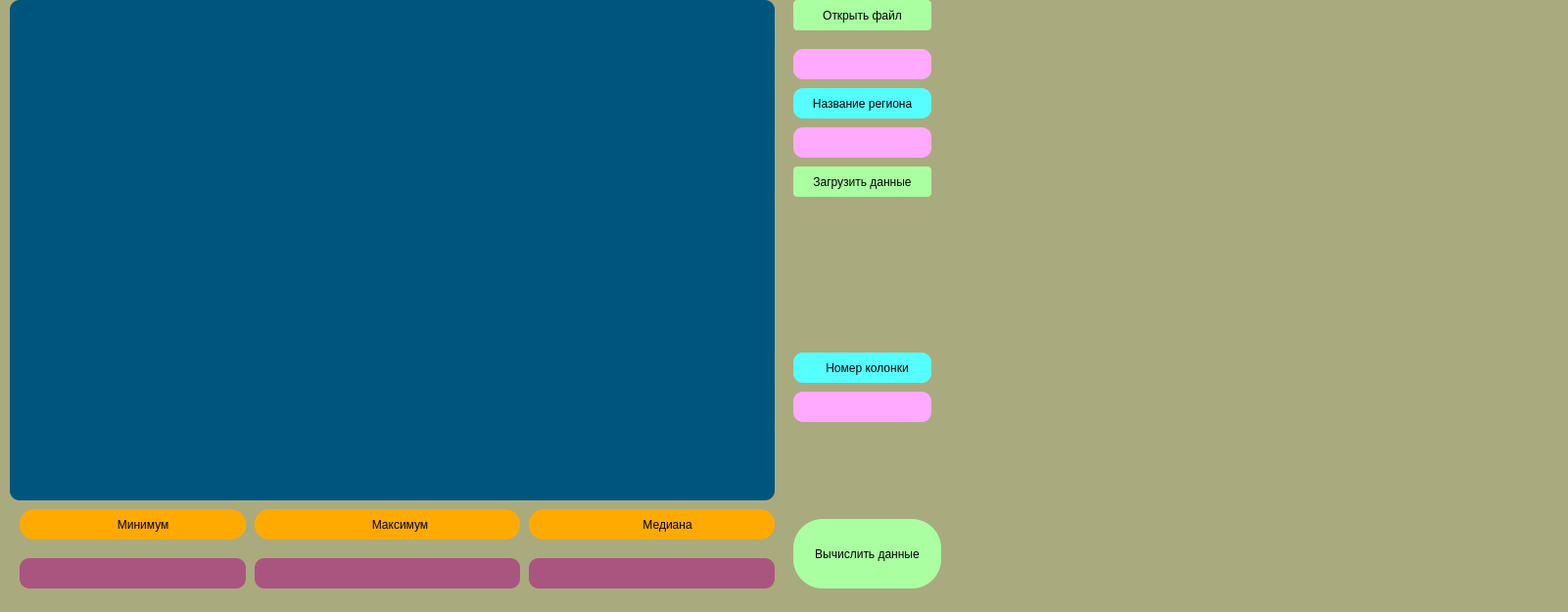
<?xml version="1.0" encoding="UTF-8"?>
<ui version="4.0">
 <class>MainWindow</class>
 <widget class="QMainWindow" name="MainWindow">
  <property name="geometry">
   <rect>
    <x>0</x>
    <y>0</y>
    <width>1601</width>
    <height>625</height>
   </rect>
  </property>
  <property name="windowTitle">
   <string>MainWindow</string>
  </property>
  <property name="styleSheet">
   <string notr="true">background-color: rgb(170, 170, 127);
</string>
  </property>
  <widget class="QWidget" name="centralwidget">
   <property name="styleSheet">
    <string notr="true"/>
   </property>
   <widget class="QTableWidget" name="TableWidget">
    <property name="geometry">
     <rect>
      <x>10</x>
      <y>0</y>
      <width>781</width>
      <height>511</height>
     </rect>
    </property>
    <property name="styleSheet">
     <string notr="true">background-color:rgb(0, 85, 127);
border-radius: 10px;
color: rgb(0, 255, 0);
</string>
    </property>
   </widget>
   <widget class="QLabel" name="max">
    <property name="geometry">
     <rect>
      <x>260</x>
      <y>570</y>
      <width>271</width>
      <height>31</height>
     </rect>
    </property>
    <property name="styleSheet">
     <string notr="true">background-color:rgb(170, 85, 127);
border-radius: 10px;
color: rgb(0, 255, 0);</string>
    </property>
    <property name="text">
     <string/>
    </property>
   </widget>
   <widget class="QLabel" name="med">
    <property name="geometry">
     <rect>
      <x>540</x>
      <y>570</y>
      <width>251</width>
      <height>31</height>
     </rect>
    </property>
    <property name="styleSheet">
     <string notr="true">background-color:rgb(170, 85, 127);
border-radius: 10px;
color: rgb(0, 255, 0);</string>
    </property>
    <property name="text">
     <string/>
    </property>
   </widget>
   <widget class="QLabel" name="min">
    <property name="geometry">
     <rect>
      <x>20</x>
      <y>570</y>
      <width>231</width>
      <height>31</height>
     </rect>
    </property>
    <property name="styleSheet">
     <string notr="true">background-color:rgb(170, 85, 127);
border-radius: 10px;
color: rgb(0, 255, 0);
</string>
    </property>
    <property name="text">
     <string/>
    </property>
   </widget>
   <widget class="QLineEdit" name="LinePathFile">
    <property name="geometry">
     <rect>
      <x>810</x>
      <y>50</y>
      <width>141</width>
      <height>31</height>
     </rect>
    </property>
    <property name="styleSheet">
     <string notr="true">background-color: rgb(255, 170, 255);
border-radius: 10px;</string>
    </property>
   </widget>
   <widget class="QLineEdit" name="NameRegion">
    <property name="geometry">
     <rect>
      <x>810</x>
      <y>130</y>
      <width>141</width>
      <height>31</height>
     </rect>
    </property>
    <property name="styleSheet">
     <string notr="true">background-color: rgb(255, 170, 255);
border-radius: 10px;</string>
    </property>
   </widget>
   <widget class="QLineEdit" name="number_colomn">
    <property name="geometry">
     <rect>
      <x>810</x>
      <y>400</y>
      <width>141</width>
      <height>31</height>
     </rect>
    </property>
    <property name="styleSheet">
     <string notr="true">background-color: rgb(255, 170, 255);
border-radius: 10px;</string>
    </property>
   </widget>
   <widget class="QPushButton" name="pushButton_calculations">
    <property name="geometry">
     <rect>
      <x>810</x>
      <y>530</y>
      <width>151</width>
      <height>71</height>
     </rect>
    </property>
    <property name="mouseTracking">
     <bool>true</bool>
    </property>
    <property name="styleSheet">
     <string notr="true">QPushButton {
background: rgb(170, 255, 161);
border-radius: 30px;
}
QPushButton::hover{
background: rgb(29, 255, 37);
}</string>
    </property>
    <property name="text">
     <string>Вычислить данные</string>
    </property>
   </widget>
   <widget class="QPushButton" name="btn_loaddata">
    <property name="geometry">
     <rect>
      <x>810</x>
      <y>170</y>
      <width>141</width>
      <height>31</height>
     </rect>
    </property>
    <property name="mouseTracking">
     <bool>true</bool>
    </property>
    <property name="styleSheet">
     <string notr="true">QPushButton {
background: rgb(170, 255, 161);
border-radius: 4px;
}
QPushButton::hover{
background: rgb(29, 255, 37);
}</string>
    </property>
    <property name="text">
     <string>Загрузить данные</string>
    </property>
   </widget>
   <widget class="QPushButton" name="btn_openfile">
    <property name="geometry">
     <rect>
      <x>810</x>
      <y>0</y>
      <width>141</width>
      <height>31</height>
     </rect>
    </property>
    <property name="styleSheet">
     <string notr="true">QPushButton {
background: rgb(170, 255, 161);
border-radius: 4px;
}
QPushButton::hover{
background: rgb(29, 255, 37);
}</string>
    </property>
    <property name="text">
     <string>Открыть файл</string>
    </property>
   </widget>
   <widget class="QLabel" name="qlabel_colomn">
    <property name="geometry">
     <rect>
      <x>810</x>
      <y>360</y>
      <width>141</width>
      <height>31</height>
     </rect>
    </property>
    <property name="styleSheet">
     <string notr="true">background-color: rgb(85, 255, 255);
border-radius: 10px;
</string>
    </property>
    <property name="text">
     <string>          Номер колонки</string>
    </property>
   </widget>
   <widget class="QLabel" name="qlabel_max">
    <property name="geometry">
     <rect>
      <x>260</x>
      <y>520</y>
      <width>271</width>
      <height>31</height>
     </rect>
    </property>
    <property name="styleSheet">
     <string notr="true">background-color: rgb(255, 170, 0);
border-radius: 15px;
</string>
    </property>
    <property name="text">
     <string>                                    Максимум</string>
    </property>
   </widget>
   <widget class="QLabel" name="qlabel_median">
    <property name="geometry">
     <rect>
      <x>540</x>
      <y>520</y>
      <width>251</width>
      <height>31</height>
     </rect>
    </property>
    <property name="styleSheet">
     <string notr="true">background-color: rgb(255, 170, 0);
border-radius: 15px;
</string>
    </property>
    <property name="text">
     <string>                                   Медиана</string>
    </property>
   </widget>
   <widget class="QLabel" name="qlabel_min">
    <property name="geometry">
     <rect>
      <x>20</x>
      <y>520</y>
      <width>231</width>
      <height>31</height>
     </rect>
    </property>
    <property name="styleSheet">
     <string notr="true">background-color: rgb(255, 170, 0);
border-radius: 15px;
</string>
    </property>
    <property name="text">
     <string>                              Минимум</string>
    </property>
   </widget>
   <widget class="QLabel" name="qlabel_region">
    <property name="geometry">
     <rect>
      <x>810</x>
      <y>90</y>
      <width>141</width>
      <height>31</height>
     </rect>
    </property>
    <property name="styleSheet">
     <string notr="true">background-color: rgb(85, 255, 255);
border-radius: 10px;
</string>
    </property>
    <property name="text">
     <string>      Название региона</string>
    </property>
   </widget>
   <widget class="QLabel" name="label">
    <property name="geometry">
     <rect>
      <x>1000</x>
      <y>30</y>
      <width>391</width>
      <height>521</height>
     </rect>
    </property>
    <property name="text">
     <string/>
    </property>
   </widget>
  </widget>
  <widget class="QMenuBar" name="menubar">
   <property name="geometry">
    <rect>
     <x>0</x>
     <y>0</y>
     <width>1601</width>
     <height>22</height>
    </rect>
   </property>
  </widget>
  <widget class="QStatusBar" name="statusbar"/>
 </widget>
 <resources/>
 <connections/>
</ui>
